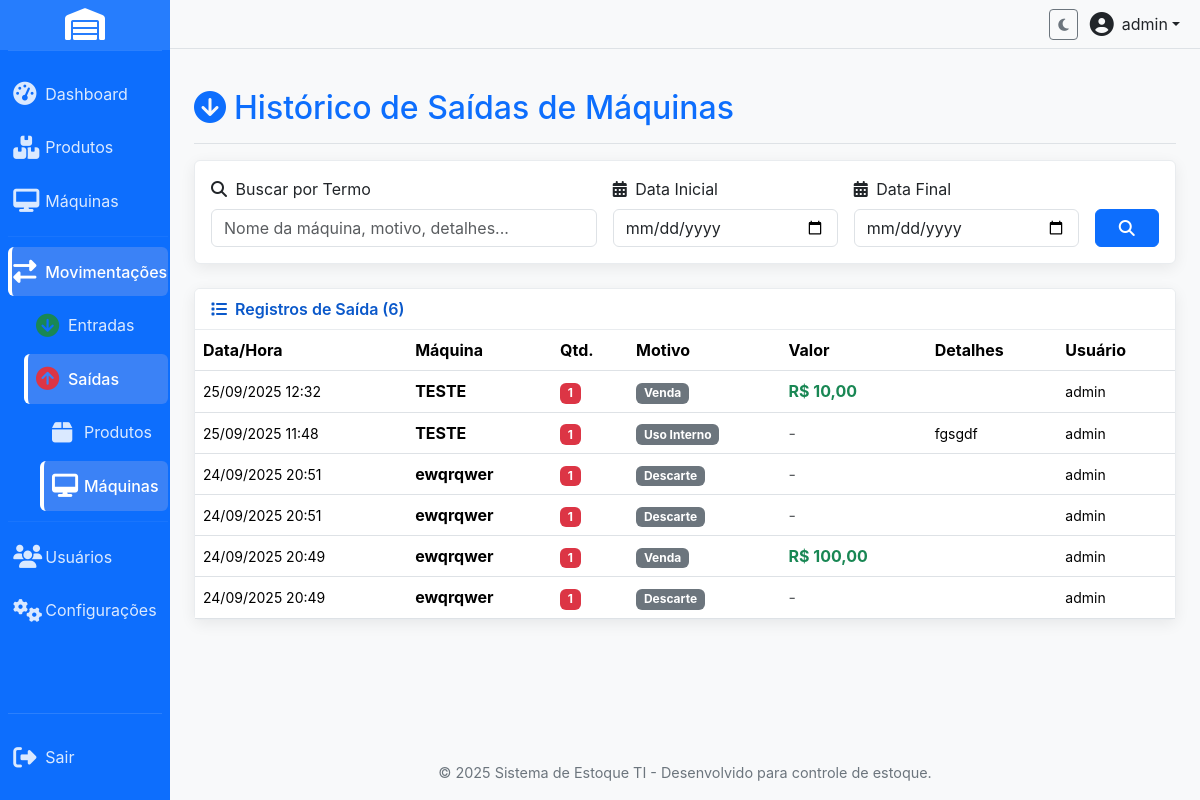
/machine_outputs_log.php (signed in), run on an earlier commit of the app's database.
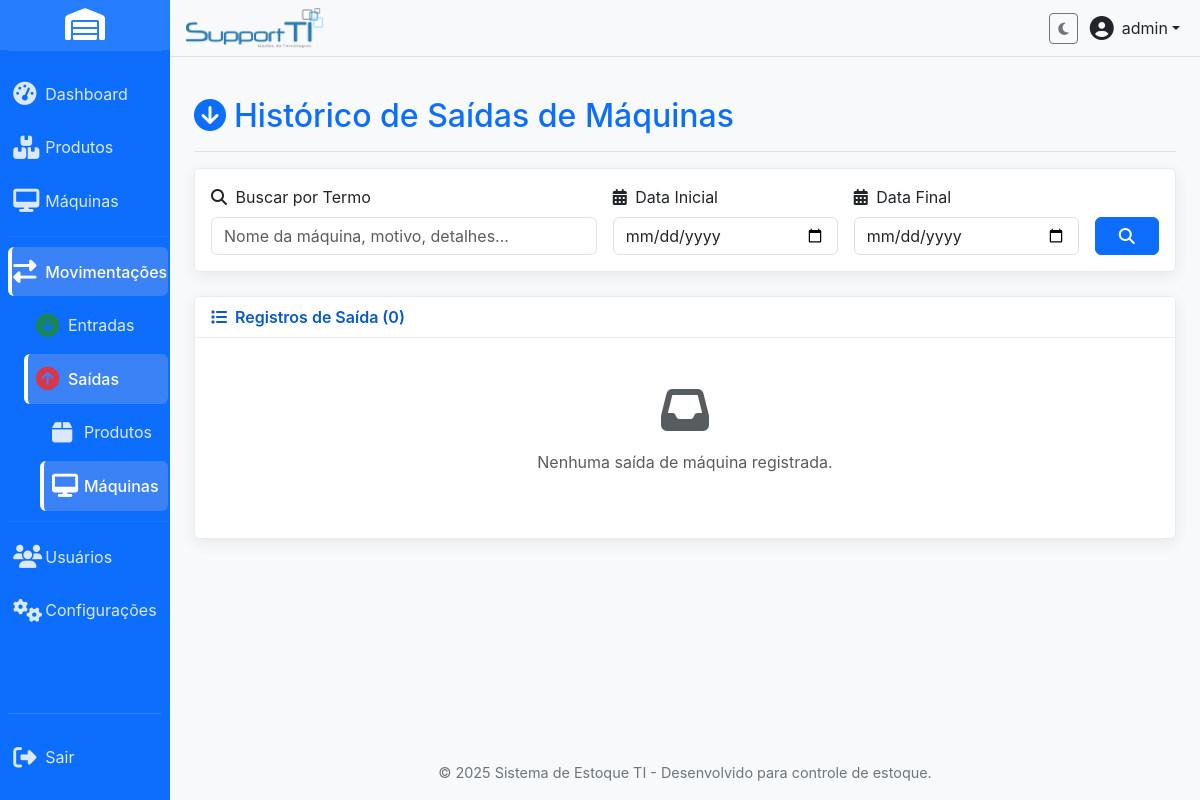
And on a later commit of the database.
### tables this page shows
CREATE TABLE IF NOT EXISTS `machine_outputs` (
  `id` int(11) NOT NULL AUTO_INCREMENT,
  `machine_id` int(11) NOT NULL,
  `user_id` int(11) DEFAULT NULL,
  `quantity_removed` int(11) NOT NULL DEFAULT 1,
  `reason` varchar(255) NOT NULL,
  `details` text DEFAULT NULL,
  `output_date` timestamp NOT NULL DEFAULT current_timestamp(),
  `machine_name` varchar(255) DEFAULT NULL,
  `machine_serial_number` varchar(100) DEFAULT NULL,
  `final_sale_price` decimal(12,2) DEFAULT NULL,
  PRIMARY KEY (`id`),
  KEY `user_id` (`user_id`)
);

CREATE TABLE IF NOT EXISTS `users` (
  `id` int(11) NOT NULL AUTO_INCREMENT,
  `username` varchar(50) NOT NULL,
  `password` varchar(255) NOT NULL,
  `email` varchar(100) NOT NULL,
  `role` varchar(20) DEFAULT 'user',
  `full_name` varchar(255) DEFAULT NULL,
  `avatar` varchar(255) DEFAULT NULL,
  `last_login` timestamp NULL DEFAULT NULL,
  `reset_token` varchar(64) DEFAULT NULL,
  `reset_token_expires_at` datetime DEFAULT NULL,
  `created_at` timestamp NOT NULL DEFAULT current_timestamp(),
  `updated_at` timestamp NOT NULL DEFAULT current_timestamp() ON UPDATE current_timestamp(),
  `theme` varchar(50) DEFAULT 'blue',
  PRIMARY KEY (`id`),
  UNIQUE KEY `username` (`username`),
  UNIQUE KEY `email` (`email`)
);

### config.php (called while the page is built, shortened)
<?php
function getConnection() {
    static $pdo = null;
    if ($pdo === null) {
        try {
            $dsn = "mysql:host=" . DB_HOST . ";dbname=" . DB_NAME . ";charset=" . DB_CHARSET;
            $options = [
                PDO::ATTR_ERRMODE            => PDO::ERRMODE_EXCEPTION,
                PDO::ATTR_DEFAULT_FETCH_MODE => PDO::FETCH_ASSOC,
                PDO::ATTR_EMULATE_PREPARES   => false,
            ];
            $pdo = new PDO($dsn, DB_USER, DB_PASS, $options);
        } catch (PDOException $e) {
            error_log("Erro de conexão com o banco de dados: " . $e->getMessage());
            die("Erro de conexão com o banco de dados. Verifique as configurações em config.php e se o serviço MySQL está em execução.");
        }
    }
    return $pdo;
}
$system_settings_defaults = [
    "system_name" => "Sistema de Estoque TI",
    "company_name" => "Sua Empresa",
    "company_slogan" => "Controle total do seu estoque",
    "theme_color" => "blue",
];
try {
    $pdo = getConnection();
    $pdo->exec("CREATE TABLE IF NOT EXISTS system_settings (
        id INT AUTO_INCREMENT PRIMARY KEY,
        setting_key VARCHAR(100) UNIQUE NOT NULL,
        setting_value TEXT
    )");
    $stmt = $pdo->query("SELECT setting_key, setting_value FROM system_settings");
    $db_settings = $stmt->fetchAll(PDO::FETCH_KEY_PAIR);
    $system_settings = array_merge($system_settings_defaults, $db_settings);
} catch (PDOException $e) {
    error_log("Erro ao carregar configurações do banco: " . $e->getMessage());
    $system_settings = $system_settings_defaults;
}
function isLoggedIn() {
    return isset($_SESSION["user_id"]) && !empty($_SESSION["user_id"]);
}
?>

### machine_outputs_log.php (the view, shortened to what the changed rows need)
<?php
require_once 'config.php';
$page = max(1, intval($_GET['page'] ?? 1));
$per_page = 20;
$offset = ($page - 1) * $per_page;
try {
    $pdo = getConnection();
    $where_conditions = [];
    $params = [];
    $where_clause = !empty($where_conditions) ? 'WHERE ' . implode(' AND ', $where_conditions) : '';
    $count_stmt = $pdo->prepare("SELECT COUNT(*) as total FROM machine_outputs mo LEFT JOIN users u ON mo.user_id = u.id {$where_clause}");
    $count_stmt->execute($params);
    $total_records = $count_stmt->fetch()['total'];
    $outputs_stmt = $pdo->prepare("
        SELECT mo.*, u.username FROM machine_outputs mo
        LEFT JOIN users u ON mo.user_id = u.id
        {$where_clause} ORDER BY mo.output_date DESC LIMIT {$per_page} OFFSET {$offset}
    ");
    $outputs_stmt->execute($params);
    $outputs = $outputs_stmt->fetchAll();
} catch (PDOException $e) {
    $outputs = []; $total_records = 0; $total_pages = 0;
}
?>
<?php include 'includes/header.php'; ?>
<div class="d-flex justify-content-between flex-wrap flex-md-nowrap align-items-center pt-3 pb-2 mb-3 border-bottom">
    <h1 class="h2 text-primary-custom"><i class="fas fa-arrow-circle-down me-2"></i>Histórico de Saídas de Máquinas</h1>
</div>
<div class="card card-custom">
    <div class="card-header card-header-custom d-flex justify-content-between align-items-center">
        <span><i class="fas fa-list me-2"></i>Registros de Saída (<?php echo number_format($total_records); ?>)</span>
    </div>
    <div class="card-body p-0">
        <?php if (empty($outputs)): ?>
            <div class="text-center text-muted py-5"><i class="fas fa-inbox fa-3x mb-3"></i><p>Nenhuma saída de máquina registrada.</p></div>
        <?php else: ?>
            <div class="table-responsive">
                <table class="table table-hover mb-0">
                    <thead class="table-header-custom">
                        <tr><th>Data/Hora</th><th>Máquina</th><th>Qtd.</th><th>Motivo</th><th>Valor</th><th>Detalhes</th><th>Usuário</th></tr>
                    </thead>
                    <tbody>
                        <?php foreach ($outputs as $output): ?>
                            <tr>
                                <td><small><?php echo date('d/m/Y H:i', strtotime($output['output_date'])); ?></small></td>
                                <td><strong><?php echo htmlspecialchars($output['machine_name']); ?></strong></td>
                                <td><span class="badge bg-danger"><?php echo number_format($output['quantity_removed']); ?></span></td>
                                <td><span class="badge bg-secondary"><?php echo htmlspecialchars($output['reason']); ?></span></td>
                                <td>
                                    <?php
                                    if (isset($output['final_sale_price']) && is_numeric($output['final_sale_price'])) {
                                        $total_value = $output['final_sale_price'] * $output['quantity_removed'];
                                        echo '<strong class="text-success">R$ ' . number_format($total_value, 2, ',', '.') . '</strong>';
                                    } else {
                                        echo '<span class="text-muted">-</span>';
                                    }
                                    ?>
                                </td>
                                <td><small><?php echo nl2br(htmlspecialchars($output['details'] ?? 'N/A')); ?></small></td>
                                <td><small><?php echo htmlspecialchars($output['username'] ?? 'Sistema'); ?></small></td>
                            </tr>
                        <?php endforeach; ?>
                    </tbody>
                </table>
            </div>
        <?php endif; ?>
    </div>
</div>
<?php include 'includes/footer.php'; ?>

### includes/header.php (shortened to what the changed rows need)
<?php
require_once 'config.php';
$current_theme = $system_settings["theme_color"] ?? "light";
if (isLoggedIn()) {
    $user_id = $_SESSION["user_id"];
    try {
        $pdo = getConnection();
        $stmt = $pdo->prepare("SELECT setting_value FROM system_settings WHERE setting_key = ?");
        $stmt->execute(["user_theme_{$user_id}"]);
        $user_theme_preference = $stmt->fetchColumn();
        if ($user_theme_preference) {
            $current_theme = $user_theme_preference;
        }
    } catch (PDOException $e) {
        error_log("Erro ao carregar preferência de tema do usuário: " . $e->getMessage());
    }
}
$logo_path = $system_settings['company_logo'] ?? '';
?>
<!DOCTYPE html>
<html lang="pt-BR">
<head>
    <link href="css/bootstrap.min.css" rel="stylesheet">
    <link href="css/themes.css" rel="stylesheet">
    <link href="https://cdnjs.cloudflare.com/ajax/libs/font-awesome/6.4.0/css/all.min.css" rel="stylesheet">
    <link href="css/custom.css" rel="stylesheet">
</head>
<body class="theme-<?php echo htmlspecialchars($current_theme); ?>">
<div class="wrapper">
    <div id="main-content-wrapper" class="d-flex flex-column flex-grow-1">
        <?php if (isLoggedIn() && !isset($hide_sidebar)): ?>
        <header class="d-flex align-items-center py-2 px-3 border-bottom bg-light no-print">
            <ul class="navbar-nav d-flex flex-row align-items-center w-100">
                <li class="nav-item">
                    <a href="dashboard.php" class="navbar-brand-logo">
                        <?php if (!empty($logo_path) && file_exists($logo_path)): ?>
                            <img src="<?php echo htmlspecialchars($logo_path); ?>?v=<?php echo time(); ?>" alt="Logo da Empresa">
                        <?php endif; ?>
                    </a>
                </li>
            </ul>
        </header>
        <?php endif; ?>
        <main class="p-3 p-md-4 flex-grow-1">

What changed in the data, as far as the page shows it:
removed machine_outputs: output_date "25/09/2025 12:32", machine_name "TESTE", quantity_removed "1", reason "Venda", total_value "10,00", user.username "admin"
removed machine_outputs: output_date "25/09/2025 11:48", machine_name "TESTE", quantity_removed "1", reason "Uso Interno", details "fgsgdf", user.username "admin"
removed machine_outputs: output_date "24/09/2025 20:51", machine_name "ewqrqwer", quantity_removed "1", reason "Descarte", user.username "admin"
removed machine_outputs: output_date "24/09/2025 20:51", machine_name "ewqrqwer", quantity_removed "1", reason "Descarte", user.username "admin"
removed machine_outputs: output_date "24/09/2025 20:49", machine_name "ewqrqwer", quantity_removed "1", reason "Venda", total_value "100,00", user.username "admin"
removed machine_outputs: output_date "24/09/2025 20:49", machine_name "ewqrqwer", quantity_removed "1", reason "Descarte", user.username "admin"
Also different on the page:
$total_records: "6" → "0"
text no longer shown: "Data/Hora Máquina Qtd. Motivo Valor Detalhes Usuário"
text now shown: "Nenhuma saída de máquina registrada."
